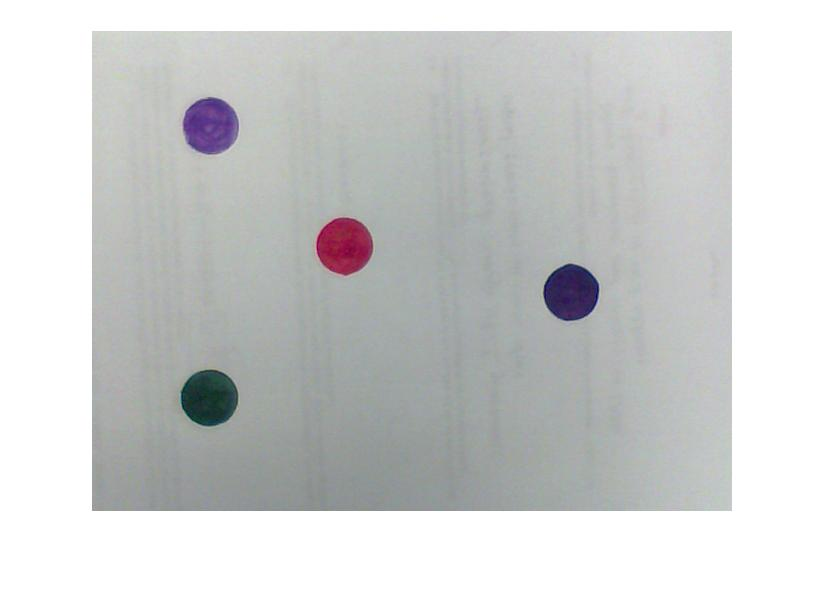
%> input picture Project3/test_img.jpg, 826 x 593 px
$ octave test_ip2.m   (GNU Octave 9; MATLAB toolbox functions it lacks are replaced by stand-ins)
%> lines starting %> are read from the running program, lines starting %| are printed output that depends on the picture; in (x1, y1, x2, y2) boxes, pixels count from 0 and x2, y2 are one past the last pixel; in counts of white or black regions, pixels touching at a corner belong together; the program's own positions count from 1
%A brief tutorial to using Image Processing Functions in MATLAB.
%This code loads an image and processes it using regionprops and connected
%components.
%Many lines of code have been commented out, you can uncomment them to see
%the output.
%When in doubt, MATLAB Help files will come in handy.
%Written for ECE 4950 Senior Design at Clemson University
%Author: Venkataraman Ganesh
%10 October 2014

clc; clear; close all;

%load the image:
img= imread('test_img.jpg');
%> img is the input picture: size 593x826x3 uint8; mean R, G, B 205, 206.5, 206.2
grayimg= rgb2gray(img);

%Convert to a binary image from the intensity image
compbinimg = imbinarize(grayimg,0.5);
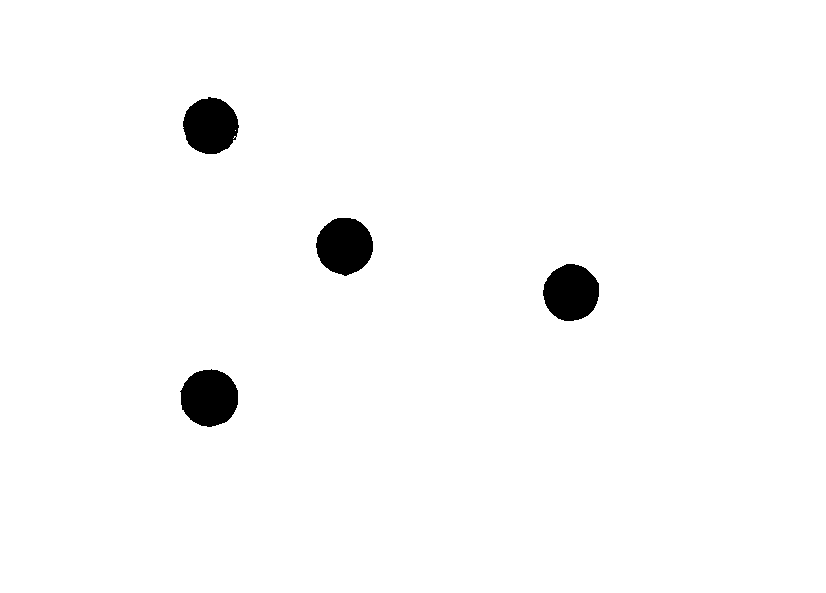
%> compbinimg: size 593x826 logical; 98% white; 4 black regions, box (x1, y1, x2, y2) and area: (180, 369, 238, 427) 2592, (316, 218, 373, 276) 2527, (543, 264, 599, 321) 2478, (183, 97, 239, 154) 2436
binimg = imcomplement(compbinimg);
% figure, imshow(binimg);

%Use CC to identify connected components
CC = bwconncomp(binimg);
%> CC = 4 connected components

%Use regionprops to compute area/ find centroids
S = regionprops(CC,'Area');
%> S = 4 regions; Area: 2592, 2527, 2478, 2436

%g= S(1).Area; %Values stored in a struct

%Use regionprops to find centroid
cent = regionprops(binimg, 'centroid');
%> cent = 4 regions; Centroid: [210 398.5], [211.1 126.5], [345.2 246.6], [571.7 293.3]
centroids = cat(1, cent.Centroid); %struct holds the centroids
%> centroids = [210 398.5; 211.1 126.5; 345.2 246.6; 571.7 293.3]

figure, imshow(grayimg)
hold on
for x = 1: numel(S)
    plot(cent(x).Centroid(1),cent(x).Centroid(2),'rx');
end
%> this loop made 4 passes
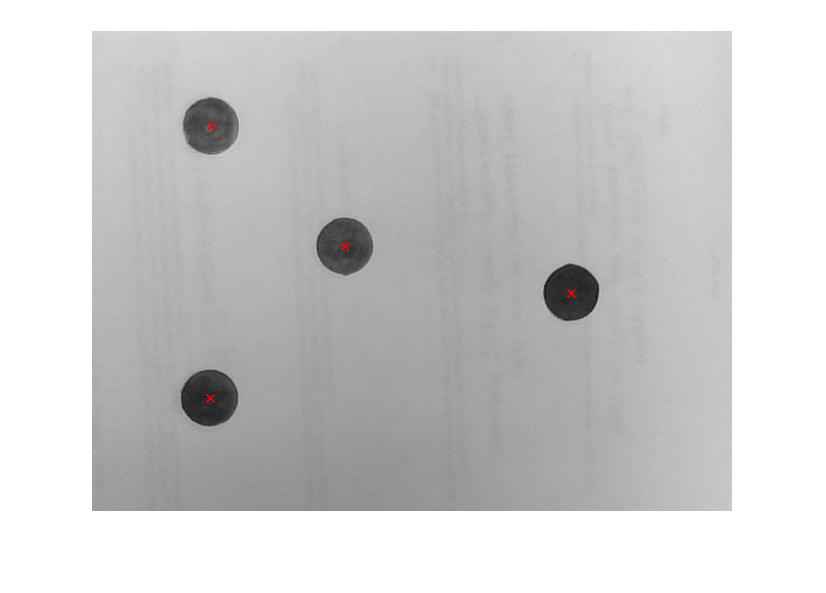
%> figure redrawn from the program's plot data
hold off


%label image regions
L = bwlabel(binimg);
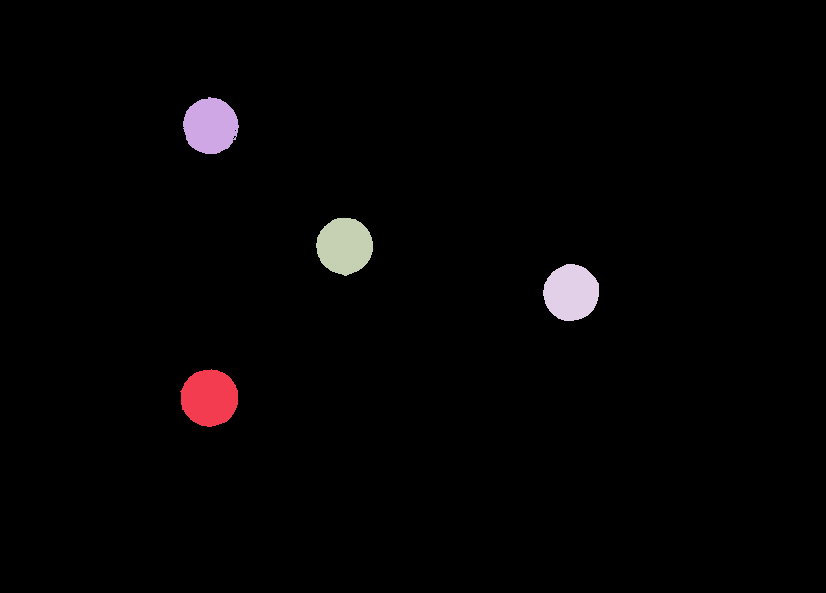
%> L: size 593x826 double; 5 distinct labels, from 0 to 4; one colour per label, 0 black

figure,imshow(binimg)
hold on
for i = 1:numel(cent)
    c = cent(i).Centroid;
    text(c(1), c(2), sprintf('%d', i), ...
        'HorizontalAlignment', 'center', ...
        'VerticalAlignment', 'middle');
end
%> this loop made 4 passes
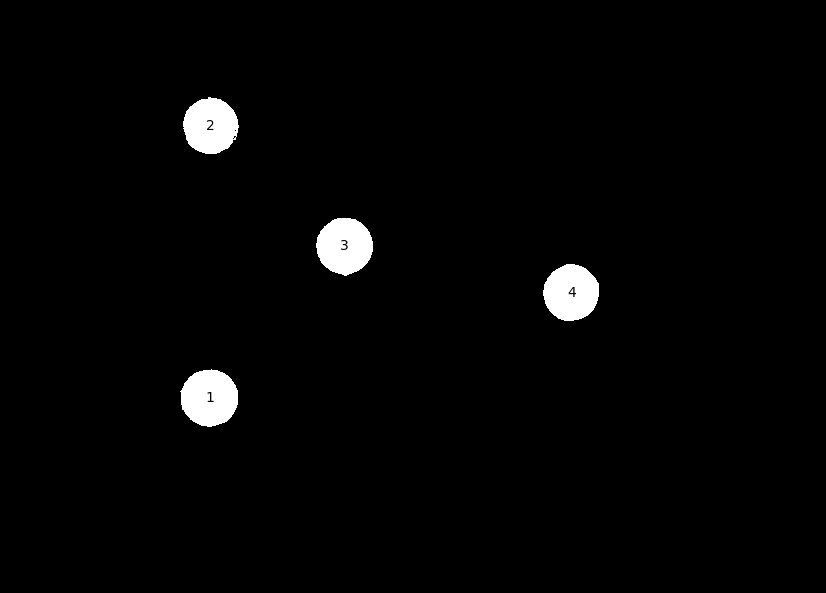
%> figure redrawn from the program's plot data
hold off
